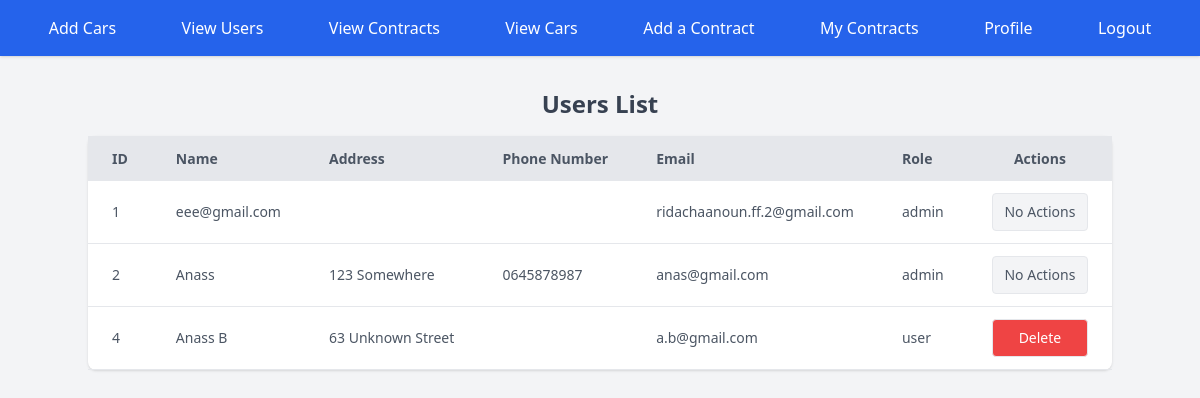
Screenshot of /pages/admin/view_users.php (signed in) with the database file from the repository.
### tables this page shows
CREATE TABLE `users` (
  `id` int NOT NULL AUTO_INCREMENT,
  `username` varchar(50) NOT NULL,
  `password` varchar(255) NOT NULL,
  `email` varchar(100) DEFAULT NULL,
  `created_at` timestamp NULL DEFAULT CURRENT_TIMESTAMP,
  `role` enum('user','admin') DEFAULT NULL,
  `phoneN` varchar(10) DEFAULT NULL,
  `updated_at` timestamp NULL DEFAULT CURRENT_TIMESTAMP ON UPDATE CURRENT_TIMESTAMP,
  `Address` varchar(300) DEFAULT NULL,
  PRIMARY KEY (`id`),
  UNIQUE KEY `username` (`username`),
  UNIQUE KEY `email` (`email`)
);

### auth/UserClass.php (called while the page is built, shortened)
<?php
class User {
    private $conn;
    public function __construct($conn) {
        $this->conn = $conn;
    }
    public function fetchById($id) {
        $sql = "SELECT * FROM users WHERE id = ?";
        $stmt = $this->conn->prepare($sql);
        $stmt->execute([$id]);
        if ($stmt->rowCount() === 1) {
            $user = $stmt->fetch(PDO::FETCH_ASSOC);
            return $user;
        }
        return null;
    }
    public function fetchAll() {
        $sql = "SELECT * FROM users";
        $stmt = $this->conn->query($sql);
        return $stmt->fetchAll(PDO::FETCH_ASSOC);
    }
}

### pages/admin/view_users.php (the view, shortened to what this page needs)
<?php
    require '../../auth/UserClass.php';
    $conn = (new Database) -> connect();
    $user = new User($conn);
    $user -> fetchById($_SESSION['id']);
    $users_result = $user -> fetchAll();
?>
<!DOCTYPE html>
<html lang="en">
<head>
    <script src="https://cdn.tailwindcss.com"></script>
</head>
<body class="bg-gray-100">
    <?php include '../../inc/header.php'; ?>
    <div class="container mx-auto mt-8">
        <h1 class="text-2xl font-bold text-gray-700 mb-4 text-center">Users List</h1>
        <table class="min-w-full bg-white shadow rounded-lg">
            <thead>
                <tr class="bg-gray-200 text-gray-600 text-sm leading-normal">
                    <th class="py-3 px-6 text-left">ID</th>
                    <th class="py-3 px-6 text-left">Name</th>
                    <th class="py-3 px-6 text-left">Address</th>
                    <th class="py-3 px-6 text-left">Phone Number</th>
                    <th class="py-3 px-6 text-left">Email</th>
                    <th class="py-3 px-6 text-left">Role</th>
                    <th class="py-3 px-6 text-center">Actions</th>
                </tr>
            </thead>
            <tbody class="text-gray-600 text-sm font-light">
                <?php if (count($users_result) > 0): ?>
                    <?php foreach ($users_result as $row): ?>
                        <tr class='border-b border-gray-200 hover:bg-gray-100'>
                            <td class='py-3 px-6 text-left'><?php echo $row['id']; ?></td>
                            <td class='py-3 px-6 text-left'><?php echo $row['username']; ?></td>
                            <td class='py-3 px-6 text-left'><?php echo $row['Address']; ?></td>
                            <td class='py-3 px-6 text-left'><?php echo $row['phoneN']; ?></td>
                            <td class='py-3 px-6 text-left'><?php echo $row['email']; ?></td>
                            <td class='py-3 px-6 text-left'><?php echo $row['role']; ?></td>
                            <td class='py-3 px-6 text-center'>
                                <?php if ($row['role'] == 'user'): ?>
                                    <a href='delete_user.php?id=<?php echo $row['id']; ?>' class='bg-red-500 text-white w-24 py-2 rounded hover:bg-red-600 inline-block border'>Delete</a>
                                <?php else: ?>
                                    <button class='bg-gray-100 w-24 py-2 rounded inline-block border'>No Actions</button>
                                <?php endif; ?>
                            </td>
                        </tr>
                    <?php endforeach; ?>
                <?php else: ?>
                        <tr><td colspan='6' class='py-3 px-6 text-center'>No clients found.</td></tr>
                <?php endif; ?>
            </tbody>
        </table>
    </div>
</body>
</html>

### rows the page displays
users: id "1", username "eee@gmail.com", email "ridachaanoun.ff.2@gmail.com", role "admin", shows "No Actions"
users: id "2", username "Anass", Address "123 Somewhere", phoneN "0645878987", email "anas@gmail.com", role "admin", shows "No Actions"
users: id "4", username "Anass B", Address "63 Unknown Street", email "a.b@gmail.com", role "user"
